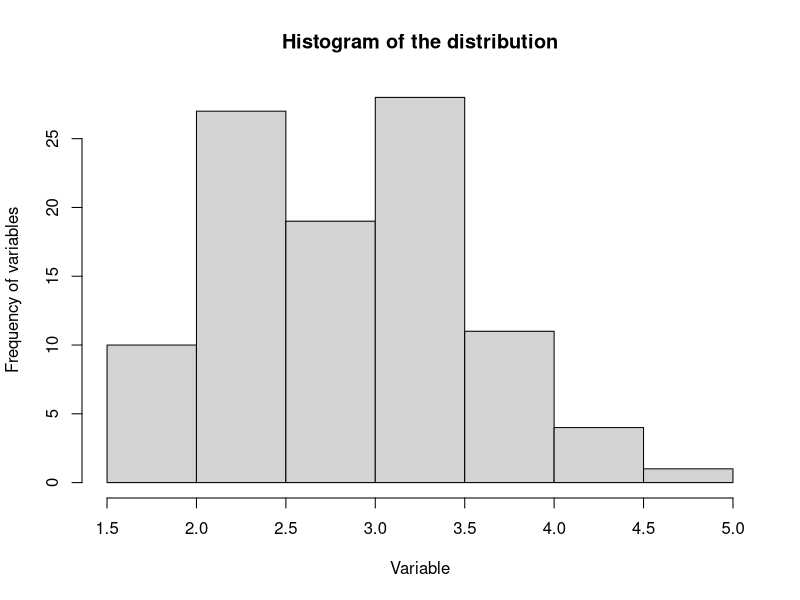
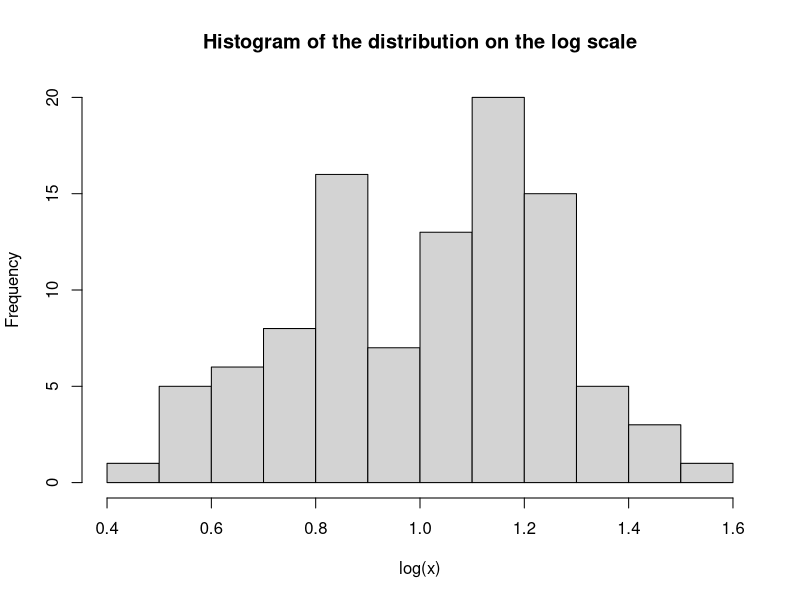

Here is the R script that generated these plots, in order:
## ---- chunk 1
knitr::opts_chunk$set(echo = TRUE)
## ---- chunk 2
x <- rlnorm(100,1,0.25)
## ---- chunk 3
hist(x,main = "Histogram of the distribution", xlab = "Variable", ylab = "Frequency of variables")
## ---- chunk 4
hist(log(x),main = "Histogram of the distribution on the log scale")
## ---- chunk 5
mean(x)
var(x)
